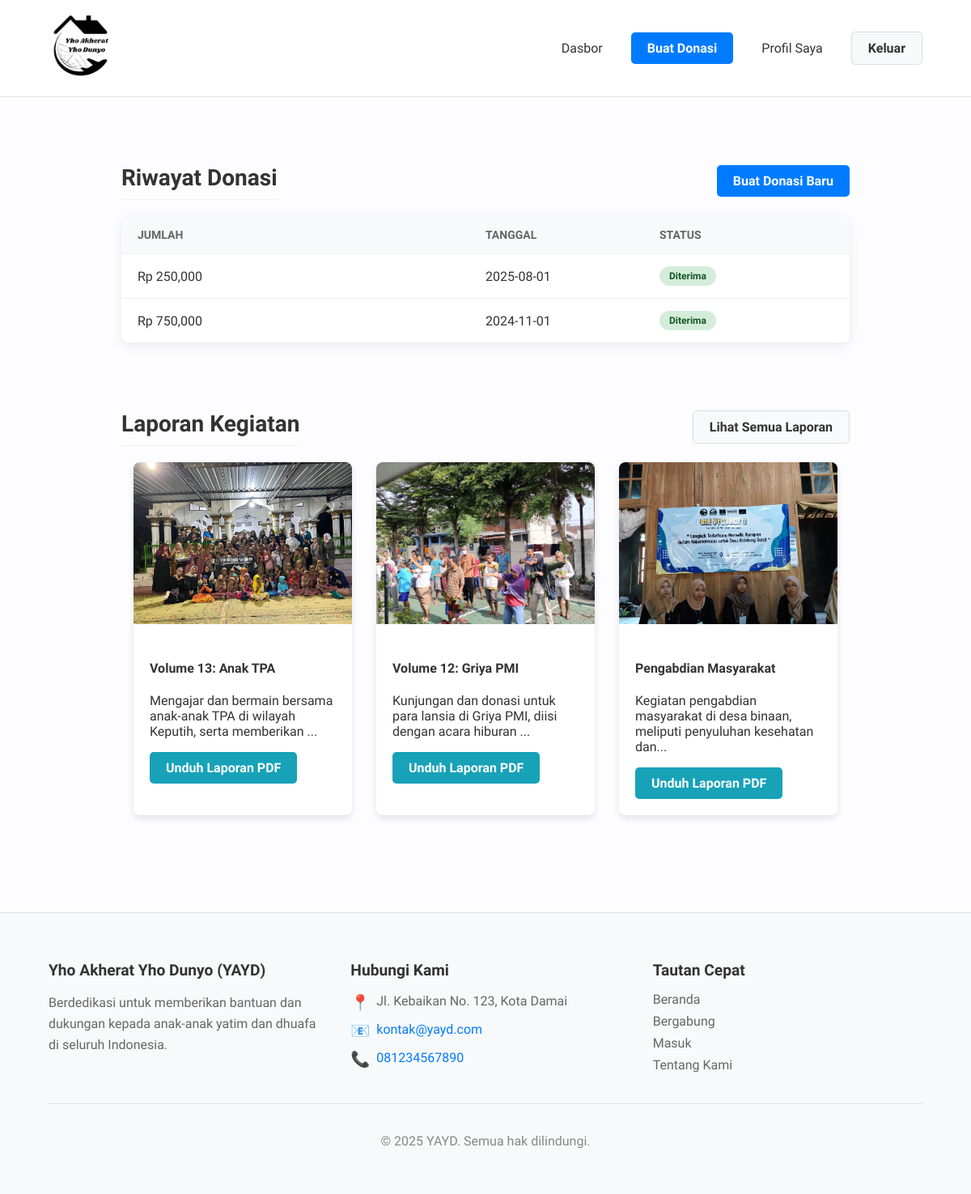
/donatur/index.php (signed in), run on the app's committed database.
### tables this page shows
CREATE TABLE `donasi` (
  `id_donasi` INT AUTO_INCREMENT PRIMARY KEY,
  `id_user_donatur_fk` INT NOT NULL,
  `id_kegiatan_fk` INT NULL COMMENT 'Boleh NULL jika donasi umum',
  `jenis_donasi` ENUM('Uang', 'Barang') NOT NULL,
  `jumlah_uang` DECIMAL(15, 2) NULL,
  `nama_barang` VARCHAR(255) NULL,
  `deskripsi_barang` TEXT NULL,
  `metode` ENUM('Transfer', 'COD', 'OTS') NOT NULL,
  `status` ENUM('Pending', 'Diterima', 'Ditolak') NOT NULL DEFAULT 'Pending',
  `status_distribusi` ENUM('Tersedia', 'Tersalurkan') NOT NULL DEFAULT 'Tersedia' COMMENT 'Status penyaluran dana/barang',
  `bukti_pembayaran` VARCHAR(255) NULL,
  `tanggal_donasi` DATETIME NOT NULL DEFAULT CURRENT_TIMESTAMP
);

CREATE TABLE `kegiatan` (
  `id_kegiatan` INT AUTO_INCREMENT PRIMARY KEY,
  `nama_kegiatan` VARCHAR(255) NOT NULL,
  `deskripsi` TEXT NOT NULL,
  `tanggal_mulai` DATETIME NOT NULL,
  `tanggal_selesai` DATETIME NULL,
  `lokasi` VARCHAR(255) NOT NULL,
  `status` ENUM('Akan Datang', 'Berjalan', 'Selesai', 'Dibatalkan') NOT NULL,
  `dokumentasi` VARCHAR(255) NULL DEFAULT NULL COMMENT 'Path ke file gambar/dokumentasi',
  `created_at` TIMESTAMP NULL DEFAULT CURRENT_TIMESTAMP
);

CREATE TABLE `profil_yayd` (
  `id` INT PRIMARY KEY COMMENT 'Hanya akan ada 1 baris data dengan id=1',
  `nama_komunitas` VARCHAR(255) NULL,
  `visi` TEXT NULL,
  `misi` TEXT NULL,
  `deskripsi` TEXT NULL,
  `alamat_kontak` TEXT NULL,
  `email_kontak` VARCHAR(255) NULL,
  `telepon_kontak` VARCHAR(20) NULL
);

### donatur/index.php (called while the page is built, shortened)
<?php
require_once '../views/donatur/dashboard.php';
?>

### views/donatur/dashboard.php (the view)
<?php
require_once realpath(__DIR__ . '/../../config/database.php');
require_once realpath(__DIR__ . '/../templates/header.php');
$user_id = $_SESSION['user_id'];
$query_donasi = "SELECT jumlah_uang, nama_barang, tanggal_donasi, status FROM donasi WHERE id_user_donatur_fk = ? ORDER BY tanggal_donasi DESC";
$stmt_donasi = mysqli_prepare($koneksi, $query_donasi);
mysqli_stmt_bind_param($stmt_donasi, 'i', $user_id);
mysqli_stmt_execute($stmt_donasi);
$result_donasi = mysqli_stmt_get_result($stmt_donasi);
$query_kegiatan_selesai = "SELECT id_kegiatan, nama_kegiatan, deskripsi, tanggal_selesai, dokumentasi FROM kegiatan WHERE status = 'Selesai' ORDER BY tanggal_selesai DESC";
$result_kegiatan_selesai = mysqli_query($koneksi, $query_kegiatan_selesai);
?>
<div class="container dashboard-container">
    <section class="dashboard-section">
        <div style="display: flex; justify-content: space-between; align-items: center;">
            <h2>Riwayat Donasi</h2>
            <a href="<?= BASE_URL ?>/donatur/form_donasi.php" class="btn btn-primary">Buat Donasi Baru</a>
        </div>
        <div class="history-card">
            <div class="history-header">
                <div class="col">Jumlah</div>
                <div class="col">Tanggal</div>
                <div class="col">Status</div>
            </div>
            <?php if (mysqli_num_rows($result_donasi) > 0): ?>
                <?php while($donasi = mysqli_fetch_assoc($result_donasi)): ?>
                    <div class="history-row">
                        <div class="col">
                            <?= !empty($donasi['jumlah_uang']) ? 'Rp ' . number_format($donasi['jumlah_uang']) : htmlspecialchars($donasi['nama_barang']); ?>
                        </div>
                        <div class="col"><?= date('Y-m-d', strtotime($donasi['tanggal_donasi'])) ?></div>
                        <div class="col">
                            <span class="status-chip status-<?= strtolower($donasi['status']) ?>"><?= htmlspecialchars($donasi['status']) ?></span>
                        </div>
                    </div>
                <?php endwhile; ?>
            <?php else: ?>
                <div style="text-align: center; padding: 20px; color: #666;">
                    Anda belum memiliki riwayat donasi.
                </div>
            <?php endif; ?>
        </div>
    </section>
    <section class="dashboard-section">
        <div style="display: flex; justify-content: space-between; align-items: center;">
            <h2>Laporan Kegiatan</h2>
            <a href="<?= BASE_URL ?>/donatur/laporan_selesai.php" class="btn btn-secondary">Lihat Semua Laporan</a>
        </div>
        <div class="activities-grid">
            <?php if (mysqli_num_rows($result_kegiatan_selesai) > 0): ?>
                <?php $count = 0; while (($kegiatan = mysqli_fetch_assoc($result_kegiatan_selesai)) && $count < 3): $count++; ?>
                    <div class="card">
                        <img src="<?= !empty($kegiatan['dokumentasi']) ? (filter_var($kegiatan['dokumentasi'], FILTER_VALIDATE_URL) ? $kegiatan['dokumentasi'] : BASE_URL . '/' . $kegiatan['dokumentasi']) : 'https://placehold.co/600x400/png'; ?>" alt="Gambar Kegiatan">
                        <div class="card-content">
                            <h4><?= htmlspecialchars($kegiatan['nama_kegiatan']); ?></h4>
                            <p><?= htmlspecialchars(substr($kegiatan['deskripsi'], 0, 80)) . '...'; ?></p>
                            <a href="<?= BASE_URL ?>/controllers/LaporanController.php?action=pdf&id=<?= $kegiatan['id_kegiatan'] ?>" class="btn btn-info">Unduh Laporan PDF</a>
                        </div>
                    </div>
                <?php endwhile; ?>
            <?php else: ?>
                <p>Belum ada kegiatan yang selesai untuk ditampilkan laporannya.</p>
            <?php endif; ?>
        </div>
    </section>
</div>
<?php
require_once realpath(__DIR__ . '/../templates/footer.php');
?>

### views/templates/header.php (shortened to what this page needs)
<!DOCTYPE html>
<html lang="id">
<head>
    <link rel="stylesheet" href="<?= BASE_URL; ?>/assets/css/style.css">
    <link rel="stylesheet" href="https://cdnjs.cloudflare.com/ajax/libs/font-awesome/6.0.0-beta3/css/all.min.css">
</head>
<body>
<header>
    <div class="container">
        <nav>
            <div class="logo">
                <a href="<?php
                    if (isset($_SESSION['user_id']) && isset($_SESSION['role_id'])) {
                        if ($_SESSION['role_id'] == 1) {
                            echo BASE_URL . '/views/admin/dashboard.php';
                        } elseif ($_SESSION['role_id'] == 2) {
                            echo BASE_URL . '/views/donatur/dashboard.php';
                        } elseif ($_SESSION['role_id'] == 3) {
                            echo BASE_URL . '/views/relawan/dashboard.php';
                        } else {
                            echo BASE_URL;
                        }
                    } else {
                        echo BASE_URL;
                    }
                ?>">
                    <img src="<?= BASE_URL; ?>/assets/images/YAYD_LOGO_NO_BG.png" alt="Logo YAYD" style="width: 20%; height: auto;">
                </a>
            </div>
            <div class="nav-menu" id="navMenu">
                <ul>
                    <?php
                    if (isset($_SESSION['user_id'])): $role_id = $_SESSION['role_id'];
                        if ($role_id == 2): ?>
                            <li><a href="<?= BASE_URL; ?>/donatur/index.php">Dasbor</a></li>
                            <li><a href="<?= BASE_URL; ?>/donatur/form_donasi.php" class="btn btn-primary">Buat Donasi</a></li>
                        <?php elseif ($role_id == 3): ?>
                            <li><a href="<?= BASE_URL; ?>/relawan/index.php">Dasbor</a></li>
                            <li><a href="#" class="btn btn-primary">Cari Kegiatan</a></li>
                        <?php elseif ($role_id == 1): ?>
                            <li><a href="<?= BASE_URL; ?>/admin/index.php">Dasbor Admin</a></li>
                        <?php endif; ?>
                        <li><a href="<?= BASE_URL; ?>/profil/index.php">Profil Saya</a></li>
                        <li><a href="<?= BASE_URL; ?>/logout.php" class="btn btn-secondary">Keluar</a></li>
                    <?php endif; ?>
                </ul>
            </div>
        </nav>
    </div>
</header>
<?php
$current_page = basename($_SERVER['PHP_SELF']);
$main_class = 'main-content';
if (in_array($current_page, ['login.php', 'donatur_daftar.php', 'relawan_daftar.php'])) {
    $main_class .= ' form-page';
} elseif ($current_page === 'index.php') {
    $main_class .= ' home-page';
}
?>
<main class="<?= $main_class ?>">

### views/templates/footer.php (shortened to what this page needs)
</main>
<footer>
    <div class="container">
        <?php
        if (!isset($profil) || empty($profil)) {
            $query_profil_footer = "SELECT alamat_kontak, email_kontak, telepon_kontak FROM profil_yayd WHERE id = 1";
            $result_profil_footer = mysqli_query($koneksi, $query_profil_footer);
            $profil_footer = mysqli_fetch_assoc($result_profil_footer);
        } else {
            $profil_footer = $profil;
        }
        ?>
        <div class="footer-content">
            <div class="footer-section">
                <h3>Yho Akherat Yho Dunyo (YAYD)</h3>
                <p>Berdedikasi untuk memberikan bantuan dan dukungan kepada anak-anak yatim dan dhuafa di seluruh Indonesia.</p>
            </div>
            <div class="footer-section">
                <h3>Hubungi Kami</h3>
                <div class="contact-info">
                    <?php if (!empty($profil_footer['alamat_kontak'])): ?>
                    <div class="contact-item">
                        <span>📍</span>
                        <p><?= htmlspecialchars($profil_footer['alamat_kontak']); ?></p>
                    </div>
                    <?php endif; ?>
                    <?php if (!empty($profil_footer['email_kontak'])): ?>
                    <div class="contact-item">
                        <span>📧</span>
                        <p><a href="mailto:<?= htmlspecialchars($profil_footer['email_kontak']); ?>"><?= htmlspecialchars($profil_footer['email_kontak']); ?></a></p>
                    </div>
                    <?php endif; ?>
                    <?php if (!empty($profil_footer['telepon_kontak'])): ?>
                    <div class="contact-item">
                        <span>📞</span>
                        <p><a href="tel:<?= htmlspecialchars($profil_footer['telepon_kontak']); ?>"><?= htmlspecialchars($profil_footer['telepon_kontak']); ?></a></p>
                    </div>
                    <?php endif; ?>
                </div>
            </div>
            <div class="footer-section">
                <h3>Tautan Cepat</h3>
                <ul class="footer-links">
                    <li><a href="<?= BASE_URL; ?>/">Beranda</a></li>
                    <li><a href="<?= BASE_URL; ?>/pilih_peran.php">Bergabung</a></li>
                    <li><a href="<?= BASE_URL; ?>/login.php">Masuk</a></li>
                    <li><a href="<?= BASE_URL; ?>/tentang.php">Tentang Kami</a></li>
                </ul>
            </div>
        </div>
        <div class="footer-bottom">
            <p>&copy; <?= date('Y'); ?> YAYD. Semua hak dilindungi.</p>
        </div>
    </div>
</footer>
</body>
</html>

### assets/css/style.css (style rules this page uses)
body, html { margin: 0; padding: 0; font-family: 'Plus Jakarta Sans', 'Segoe UI', Tahoma, Geneva, Verdana, sans-serif; background-color: #fdfdff; color: #333; height: 100%; }
body { display: flex; flex-direction: column; min-height: 100vh; }
.main-content { flex: 1; display: flex; flex-direction: column; justify-content: center; padding: 20px 0; }
.main-content.home-page { justify-content: flex-start; }
.container { width: 90%; max-width: 1200px; margin: auto; }
header { background-color: #fff; padding: 15px 0; border-bottom: 1px solid #e0e0e0; position: sticky; top: 0; z-index: 1000; }
nav { display: flex; justify-content: space-between; align-items: center; }
.logo { font-weight: bold; font-size: 24px; color: #0056b3; }
nav ul { list-style: none; margin: 0; padding: 0; display: flex; align-items: center; }
nav ul li { margin-left: 25px; }
nav ul li a { text-decoration: none; color: #333; font-weight: 500; }
.btn { padding: 10px 20px; border-radius: 5px; text-decoration: none; font-weight: bold; display: inline-block; }
.btn-primary { background-color: #007bff; color: #fff; }
.btn-secondary { background-color: #f8f9fa; color: #333; border: 1px solid #ddd; }
.nav-menu { display: flex; align-items: center; }
.nav-menu ul { display: flex; gap: 10px; align-items: center; }
.btn-info { background-color: #17a2b8; color: white; }
.activities-grid { display: flex; gap: 30px; justify-content: center; }
.card { background: #fff; border-radius: 8px; box-shadow: 0 4px 8px rgba(0,0,0,0.1); overflow: hidden; width: 30%; }
.card img { width: 100%; height: 200px; object-fit: cover; }
.card-content { padding: 20px; }
footer { background: #f8f9fa; color: #666; padding: 40px 0; text-align: left; border-top: 1px solid #e0e0e0; margin-top: auto; flex-shrink: 0; }
.footer-content { display: grid; grid-template-columns: 1fr 1fr 1fr; gap: 40px; margin-bottom: 30px; }
.footer-section h3 { color: #333; margin-bottom: 15px; font-size: 1.2em; font-weight: 600; }
.footer-section p { line-height: 1.6; margin-bottom: 10px; }
.contact-info { display: flex; flex-direction: column; gap: 10px; }
.contact-item { display: flex; align-items: flex-start; gap: 8px; }
.contact-item span { font-size: 1.2em; margin-top: 2px; }
.contact-item p { margin: 0; line-height: 1.5; }
.contact-item a { color: #007bff; text-decoration: none; }
.footer-links { list-style: none; padding: 0; margin: 0; }
.footer-links li { margin-bottom: 8px; }
.footer-links a { color: #666; text-decoration: none; transition: color 0.3s ease; }
.footer-bottom { text-align: center; padding-top: 20px; border-top: 1px solid #ddd; color: #888; }
.dashboard-container { max-width: 900px; margin: 40px auto; padding: 0 20px; }
.dashboard-section { margin-bottom: 60px; }
.dashboard-section h2 { font-size: 28px; margin-bottom: 20px; border-bottom: 1px solid #eee; padding-bottom: 10px; }
.history-card { background: #fff; border-radius: 8px; box-shadow: 0 4px 15px rgba(0,0,0,0.08); overflow: hidden; }
.history-header, .history-row { display: grid; grid-template-columns: 2fr 1fr 1fr; padding: 15px 20px; align-items: center; }
.history-header { background-color: #f8f9fa; font-weight: bold; color: #666; font-size: 14px; text-transform: uppercase; }
.history-row { border-top: 1px solid #f0f0f0; }
.history-row:last-child { border-bottom: none; }
.status-chip { padding: 5px 12px; border-radius: 15px; font-size: 12px; font-weight: bold; text-align: center; display: inline-block; }
.status-diterima { background-color: #d4edda; color: #155724; }

### data on the page
donasi: jumlah_uang "250,000", tanggal_donasi "2025-08-01", status "Diterima"
donasi: jumlah_uang "750,000", tanggal_donasi "2024-11-01", status "Diterima"
kegiatan: dokumentasi (picture), nama_kegiatan "Volume 13: Anak TPA", deskripsi "Mengajar dan bermain bersama anak-anak TPA di wilayah Keputih, serta memberikan"
kegiatan: dokumentasi (picture), nama_kegiatan "Volume 12: Griya PMI", deskripsi "Kunjungan dan donasi untuk para lansia di Griya PMI, diisi dengan acara hiburan"
kegiatan: dokumentasi (picture), nama_kegiatan "Pengabdian Masyarakat", deskripsi "Kegiatan pengabdian masyarakat di desa binaan, meliputi penyuluhan kesehatan dan"
profil_yayd: alamat_kontak "Jl. Kebaikan No. 123, Kota Damai", email_kontak "kontak@yayd.com", telepon_kontak "081234567890"
